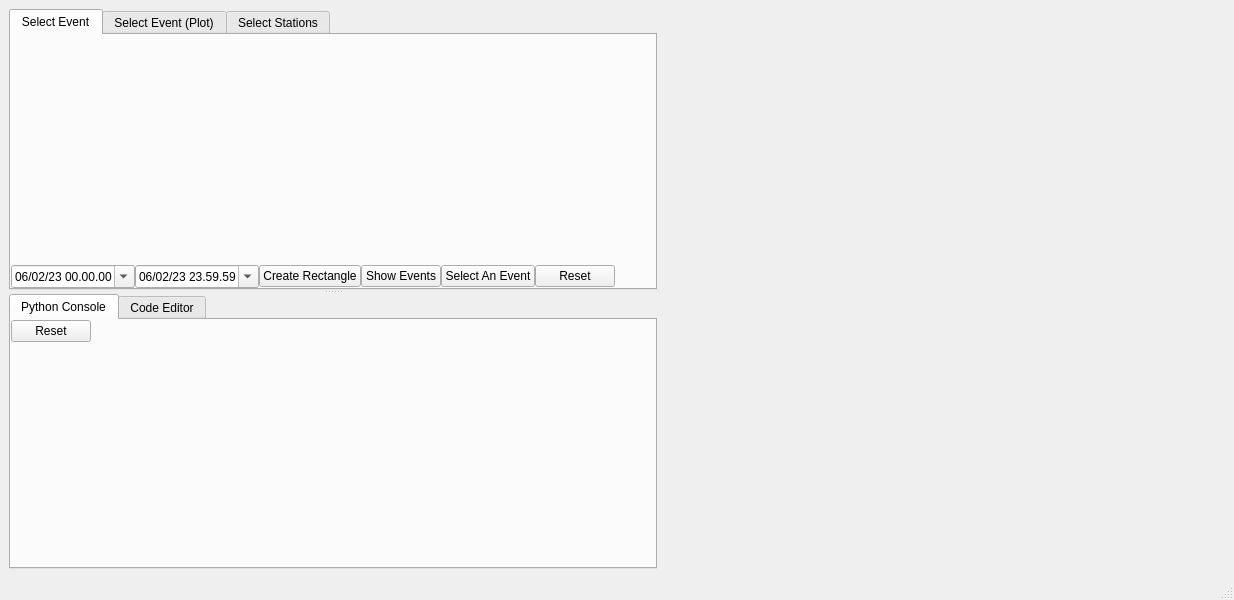
<?xml version="1.0" encoding="UTF-8"?>
<ui version="4.0">
 <class>MainWindow</class>
 <widget class="QMainWindow" name="MainWindow">
  <property name="geometry">
   <rect>
    <x>0</x>
    <y>0</y>
    <width>1234</width>
    <height>600</height>
   </rect>
  </property>
  <property name="windowTitle">
   <string>QuakeSee</string>
  </property>
  <widget class="QWidget" name="centralwidget">
   <layout class="QHBoxLayout" name="horizontalLayout">
    <item>
     <widget class="QSplitter" name="splitter">
      <property name="minimumSize">
       <size>
        <width>0</width>
        <height>0</height>
       </size>
      </property>
      <property name="baseSize">
       <size>
        <width>0</width>
        <height>0</height>
       </size>
      </property>
      <property name="orientation">
       <enum>Qt::Vertical</enum>
      </property>
      <widget class="QTabWidget" name="tab_main">
       <property name="minimumSize">
        <size>
         <width>0</width>
         <height>200</height>
        </size>
       </property>
       <property name="currentIndex">
        <number>0</number>
       </property>
       <widget class="QWidget" name="tab_select_map">
        <attribute name="title">
         <string>Select Event</string>
        </attribute>
        <layout class="QVBoxLayout" name="verticalLayout_3">
         <property name="spacing">
          <number>0</number>
         </property>
         <property name="leftMargin">
          <number>0</number>
         </property>
         <property name="topMargin">
          <number>0</number>
         </property>
         <property name="rightMargin">
          <number>0</number>
         </property>
         <property name="bottomMargin">
          <number>0</number>
         </property>
         <item>
          <widget class="MplCanvasMapWithToolbar" name="mpl_select_map" native="true">
           <property name="sizePolicy">
            <sizepolicy hsizetype="Preferred" vsizetype="Expanding">
             <horstretch>0</horstretch>
             <verstretch>0</verstretch>
            </sizepolicy>
           </property>
          </widget>
         </item>
         <item>
          <layout class="QHBoxLayout" name="horizontalLayout_4">
           <item>
            <widget class="DateTimeEdit" name="datetime_start">
             <property name="dateTime">
              <datetime>
               <hour>0</hour>
               <minute>0</minute>
               <second>0</second>
               <year>2023</year>
               <month>2</month>
               <day>6</day>
              </datetime>
             </property>
             <property name="displayFormat">
              <string>dd/MM/yy HH.mm.ss</string>
             </property>
             <property name="calendarPopup">
              <bool>true</bool>
             </property>
             <property name="timeSpec">
              <enum>Qt::LocalTime</enum>
             </property>
            </widget>
           </item>
           <item>
            <widget class="DateTimeEdit" name="datetime_end">
             <property name="dateTime">
              <datetime>
               <hour>23</hour>
               <minute>59</minute>
               <second>59</second>
               <year>2023</year>
               <month>2</month>
               <day>6</day>
              </datetime>
             </property>
             <property name="date">
              <date>
               <year>2023</year>
               <month>2</month>
               <day>6</day>
              </date>
             </property>
             <property name="displayFormat">
              <string>dd/MM/yy HH.mm.ss</string>
             </property>
             <property name="calendarPopup">
              <bool>true</bool>
             </property>
             <property name="timeSpec">
              <enum>Qt::LocalTime</enum>
             </property>
            </widget>
           </item>
           <item>
            <widget class="QPushButton" name="btn_rectangle">
             <property name="text">
              <string>Create Rectangle</string>
             </property>
             <property name="checkable">
              <bool>true</bool>
             </property>
            </widget>
           </item>
           <item>
            <widget class="QPushButton" name="btn_showevents">
             <property name="text">
              <string>Show Events</string>
             </property>
            </widget>
           </item>
           <item>
            <widget class="QPushButton" name="btn_selectevent">
             <property name="text">
              <string>Select An Event</string>
             </property>
             <property name="checkable">
              <bool>true</bool>
             </property>
            </widget>
           </item>
           <item>
            <widget class="QPushButton" name="btn_map_reset">
             <property name="text">
              <string>Reset</string>
             </property>
            </widget>
           </item>
           <item>
            <spacer name="horizontalSpacer_3">
             <property name="orientation">
              <enum>Qt::Horizontal</enum>
             </property>
             <property name="sizeHint" stdset="0">
              <size>
               <width>40</width>
               <height>20</height>
              </size>
             </property>
            </spacer>
           </item>
          </layout>
         </item>
        </layout>
       </widget>
       <widget class="QWidget" name="tab_select_plot">
        <attribute name="title">
         <string>Select Event (Plot)</string>
        </attribute>
        <layout class="QVBoxLayout" name="verticalLayout_5">
         <property name="spacing">
          <number>0</number>
         </property>
         <property name="leftMargin">
          <number>0</number>
         </property>
         <property name="topMargin">
          <number>0</number>
         </property>
         <property name="rightMargin">
          <number>0</number>
         </property>
         <property name="bottomMargin">
          <number>0</number>
         </property>
         <item>
          <widget class="MplCanvasMapWithToolbar" name="mpl_select_map_plot" native="true">
           <property name="sizePolicy">
            <sizepolicy hsizetype="Preferred" vsizetype="Expanding">
             <horstretch>0</horstretch>
             <verstretch>0</verstretch>
            </sizepolicy>
           </property>
          </widget>
         </item>
         <item>
          <layout class="QHBoxLayout" name="horizontalLayout_7">
           <item>
            <widget class="QPushButton" name="btn_selectevent_plot">
             <property name="text">
              <string>Select An Event</string>
             </property>
             <property name="checkable">
              <bool>true</bool>
             </property>
            </widget>
           </item>
           <item>
            <spacer name="horizontalSpacer_5">
             <property name="orientation">
              <enum>Qt::Horizontal</enum>
             </property>
             <property name="sizeHint" stdset="0">
              <size>
               <width>40</width>
               <height>20</height>
              </size>
             </property>
            </spacer>
           </item>
          </layout>
         </item>
        </layout>
       </widget>
       <widget class="QWidget" name="tab_stations">
        <attribute name="title">
         <string>Select Stations</string>
        </attribute>
        <layout class="QVBoxLayout" name="verticalLayout_4">
         <property name="spacing">
          <number>0</number>
         </property>
         <property name="leftMargin">
          <number>0</number>
         </property>
         <property name="topMargin">
          <number>0</number>
         </property>
         <property name="rightMargin">
          <number>0</number>
         </property>
         <property name="bottomMargin">
          <number>0</number>
         </property>
         <item>
          <widget class="MplCanvasMapWithToolbar" name="mpl_select_map_2" native="true">
           <property name="sizePolicy">
            <sizepolicy hsizetype="Preferred" vsizetype="Expanding">
             <horstretch>0</horstretch>
             <verstretch>0</verstretch>
            </sizepolicy>
           </property>
          </widget>
         </item>
         <item>
          <layout class="QHBoxLayout" name="horizontalLayout_6">
           <item>
            <widget class="QPushButton" name="btn_rectangle_2">
             <property name="text">
              <string>Create Rectangle</string>
             </property>
             <property name="checkable">
              <bool>true</bool>
             </property>
            </widget>
           </item>
           <item>
            <widget class="QPushButton" name="btn_showstations">
             <property name="text">
              <string>Show Stations</string>
             </property>
            </widget>
           </item>
           <item>
            <widget class="QPushButton" name="btn_selectstations">
             <property name="text">
              <string>Select Stations</string>
             </property>
             <property name="checkable">
              <bool>true</bool>
             </property>
            </widget>
           </item>
           <item>
            <widget class="QPushButton" name="btn_getwaves">
             <property name="text">
              <string>Get Waveforms</string>
             </property>
            </widget>
           </item>
           <item>
            <widget class="QPushButton" name="btn_showwaves">
             <property name="text">
              <string>Show Waveforms</string>
             </property>
            </widget>
           </item>
           <item>
            <spacer name="horizontalSpacer_4">
             <property name="orientation">
              <enum>Qt::Horizontal</enum>
             </property>
             <property name="sizeHint" stdset="0">
              <size>
               <width>40</width>
               <height>20</height>
              </size>
             </property>
            </spacer>
           </item>
          </layout>
         </item>
        </layout>
       </widget>
      </widget>
      <widget class="QTabWidget" name="tab_code">
       <property name="currentIndex">
        <number>0</number>
       </property>
       <widget class="QWidget" name="tab_console">
        <attribute name="title">
         <string>Python Console</string>
        </attribute>
        <layout class="QVBoxLayout" name="verticalLayout_2">
         <property name="spacing">
          <number>0</number>
         </property>
         <property name="leftMargin">
          <number>0</number>
         </property>
         <property name="topMargin">
          <number>0</number>
         </property>
         <property name="rightMargin">
          <number>0</number>
         </property>
         <property name="bottomMargin">
          <number>0</number>
         </property>
         <item>
          <layout class="QHBoxLayout" name="horizontalLayout_3">
           <property name="spacing">
            <number>0</number>
           </property>
           <item>
            <widget class="QPushButton" name="btn_reset">
             <property name="text">
              <string>Reset</string>
             </property>
            </widget>
           </item>
           <item>
            <spacer name="horizontalSpacer_2">
             <property name="orientation">
              <enum>Qt::Horizontal</enum>
             </property>
             <property name="sizeHint" stdset="0">
              <size>
               <width>40</width>
               <height>20</height>
              </size>
             </property>
            </spacer>
           </item>
          </layout>
         </item>
         <item>
          <widget class="PyConsole" name="py_console" native="true">
           <property name="sizePolicy">
            <sizepolicy hsizetype="Preferred" vsizetype="Expanding">
             <horstretch>0</horstretch>
             <verstretch>0</verstretch>
            </sizepolicy>
           </property>
          </widget>
         </item>
        </layout>
       </widget>
       <widget class="QWidget" name="tab_editor">
        <attribute name="title">
         <string>Code Editor</string>
        </attribute>
        <layout class="QVBoxLayout" name="verticalLayout">
         <property name="spacing">
          <number>0</number>
         </property>
         <property name="leftMargin">
          <number>0</number>
         </property>
         <property name="topMargin">
          <number>0</number>
         </property>
         <property name="rightMargin">
          <number>0</number>
         </property>
         <property name="bottomMargin">
          <number>0</number>
         </property>
         <item>
          <widget class="CodeEditor" name="py_editor" native="true">
           <property name="sizePolicy">
            <sizepolicy hsizetype="Preferred" vsizetype="Expanding">
             <horstretch>0</horstretch>
             <verstretch>0</verstretch>
            </sizepolicy>
           </property>
          </widget>
         </item>
         <item>
          <layout class="QHBoxLayout" name="horizontalLayout_2">
           <property name="spacing">
            <number>0</number>
           </property>
           <item>
            <widget class="QPushButton" name="btn_run">
             <property name="text">
              <string>Run</string>
             </property>
            </widget>
           </item>
           <item>
            <spacer name="horizontalSpacer">
             <property name="orientation">
              <enum>Qt::Horizontal</enum>
             </property>
             <property name="sizeHint" stdset="0">
              <size>
               <width>40</width>
               <height>20</height>
              </size>
             </property>
            </spacer>
           </item>
          </layout>
         </item>
        </layout>
       </widget>
      </widget>
     </widget>
    </item>
    <item>
     <widget class="MplCanvasBase" name="cv_distance" native="true">
      <property name="sizePolicy">
       <sizepolicy hsizetype="Preferred" vsizetype="Expanding">
        <horstretch>0</horstretch>
        <verstretch>0</verstretch>
       </sizepolicy>
      </property>
      <property name="minimumSize">
       <size>
        <width>400</width>
        <height>400</height>
       </size>
      </property>
     </widget>
    </item>
   </layout>
  </widget>
  <widget class="QMenuBar" name="menubar">
   <property name="geometry">
    <rect>
     <x>0</x>
     <y>0</y>
     <width>1234</width>
     <height>24</height>
    </rect>
   </property>
  </widget>
  <widget class="QStatusBar" name="statusbar"/>
 </widget>
 <customwidgets>
  <customwidget>
   <class>MplCanvasBase</class>
   <extends>QWidget</extends>
   <header>widgets.mplcanvas</header>
   <container>1</container>
  </customwidget>
  <customwidget>
   <class>PyConsole</class>
   <extends>QWidget</extends>
   <header>widgets.pyconsole</header>
   <container>1</container>
   <slots>
    <slot>reset_kernel()</slot>
   </slots>
  </customwidget>
  <customwidget>
   <class>CodeEditor</class>
   <extends>QWidget</extends>
   <header>widgets.codeeditor</header>
   <container>1</container>
  </customwidget>
  <customwidget>
   <class>MplCanvasMapWithToolbar</class>
   <extends>QWidget</extends>
   <header>widgets.mplcanvas</header>
   <container>1</container>
   <slots>
    <slot>select_rectangle(bool)</slot>
    <slot>select_event(bool)</slot>
   </slots>
  </customwidget>
  <customwidget>
   <class>DateTimeEdit</class>
   <extends>QDateTimeEdit</extends>
   <header>widgets.datetimeedit</header>
  </customwidget>
 </customwidgets>
 <resources/>
 <connections>
  <connection>
   <sender>btn_reset</sender>
   <signal>clicked()</signal>
   <receiver>py_console</receiver>
   <slot>reset_kernel()</slot>
   <hints>
    <hint type="sourcelabel">
     <x>53</x>
     <y>343</y>
    </hint>
    <hint type="destinationlabel">
     <x>303</x>
     <y>458</y>
    </hint>
   </hints>
  </connection>
  <connection>
   <sender>btn_run</sender>
   <signal>clicked()</signal>
   <receiver>MainWindow</receiver>
   <slot>run_kernel()</slot>
   <hints>
    <hint type="sourcelabel">
     <x>47</x>
     <y>541</y>
    </hint>
    <hint type="destinationlabel">
     <x>599</x>
     <y>299</y>
    </hint>
   </hints>
  </connection>
  <connection>
   <sender>btn_rectangle</sender>
   <signal>toggled(bool)</signal>
   <receiver>mpl_select_map</receiver>
   <slot>select_rectangle(bool)</slot>
   <hints>
    <hint type="sourcelabel">
     <x>333</x>
     <y>274</y>
    </hint>
    <hint type="destinationlabel">
     <x>411</x>
     <y>160</y>
    </hint>
   </hints>
  </connection>
  <connection>
   <sender>btn_showevents</sender>
   <signal>clicked()</signal>
   <receiver>MainWindow</receiver>
   <slot>show_events()</slot>
   <hints>
    <hint type="sourcelabel">
     <x>468</x>
     <y>274</y>
    </hint>
    <hint type="destinationlabel">
     <x>616</x>
     <y>299</y>
    </hint>
   </hints>
  </connection>
  <connection>
   <sender>btn_selectevent</sender>
   <signal>toggled(bool)</signal>
   <receiver>mpl_select_map</receiver>
   <slot>select_event(bool)</slot>
   <hints>
    <hint type="sourcelabel">
     <x>599</x>
     <y>274</y>
    </hint>
    <hint type="destinationlabel">
     <x>411</x>
     <y>160</y>
    </hint>
   </hints>
  </connection>
  <connection>
   <sender>btn_rectangle_2</sender>
   <signal>toggled(bool)</signal>
   <receiver>mpl_select_map_2</receiver>
   <slot>select_rectangle(bool)</slot>
   <hints>
    <hint type="sourcelabel">
     <x>88</x>
     <y>275</y>
    </hint>
    <hint type="destinationlabel">
     <x>366</x>
     <y>160</y>
    </hint>
   </hints>
  </connection>
  <connection>
   <sender>btn_showstations</sender>
   <signal>clicked()</signal>
   <receiver>MainWindow</receiver>
   <slot>on_btn_show_stations_clicked()</slot>
   <hints>
    <hint type="sourcelabel">
     <x>228</x>
     <y>275</y>
    </hint>
    <hint type="destinationlabel">
     <x>616</x>
     <y>299</y>
    </hint>
   </hints>
  </connection>
  <connection>
   <sender>btn_selectstations</sender>
   <signal>toggled(bool)</signal>
   <receiver>MainWindow</receiver>
   <slot>select_stations()</slot>
   <hints>
    <hint type="sourcelabel">
     <x>361</x>
     <y>275</y>
    </hint>
    <hint type="destinationlabel">
     <x>616</x>
     <y>299</y>
    </hint>
   </hints>
  </connection>
  <connection>
   <sender>btn_getwaves</sender>
   <signal>clicked()</signal>
   <receiver>MainWindow</receiver>
   <slot>on_btn_get_waveforms_clicked()</slot>
   <hints>
    <hint type="sourcelabel">
     <x>499</x>
     <y>275</y>
    </hint>
    <hint type="destinationlabel">
     <x>616</x>
     <y>299</y>
    </hint>
   </hints>
  </connection>
  <connection>
   <sender>btn_showwaves</sender>
   <signal>clicked()</signal>
   <receiver>MainWindow</receiver>
   <slot>show_waveforms()</slot>
   <hints>
    <hint type="sourcelabel">
     <x>643</x>
     <y>275</y>
    </hint>
    <hint type="destinationlabel">
     <x>616</x>
     <y>299</y>
    </hint>
   </hints>
  </connection>
  <connection>
   <sender>btn_selectevent_plot</sender>
   <signal>toggled(bool)</signal>
   <receiver>mpl_select_map_plot</receiver>
   <slot>select_event(bool)</slot>
   <hints>
    <hint type="sourcelabel">
     <x>83</x>
     <y>275</y>
    </hint>
    <hint type="destinationlabel">
     <x>390</x>
     <y>160</y>
    </hint>
   </hints>
  </connection>
  <connection>
   <sender>btn_map_reset</sender>
   <signal>clicked()</signal>
   <receiver>MainWindow</receiver>
   <slot>on_btn_map_reset()</slot>
   <hints>
    <hint type="sourcelabel">
     <x>709</x>
     <y>274</y>
    </hint>
    <hint type="destinationlabel">
     <x>616</x>
     <y>299</y>
    </hint>
   </hints>
  </connection>
 </connections>
 <slots>
  <slot>run_kernel()</slot>
  <slot>show_events()</slot>
  <slot>show_stations()</slot>
  <slot>select_stations()</slot>
  <slot>get_waveforms()</slot>
  <slot>show_waveforms()</slot>
  <slot>on_btn_get_waveforms_clicked()</slot>
  <slot>on_btn_show_stations_clicked()</slot>
  <slot>on_btn_map_reset()</slot>
 </slots>
</ui>
